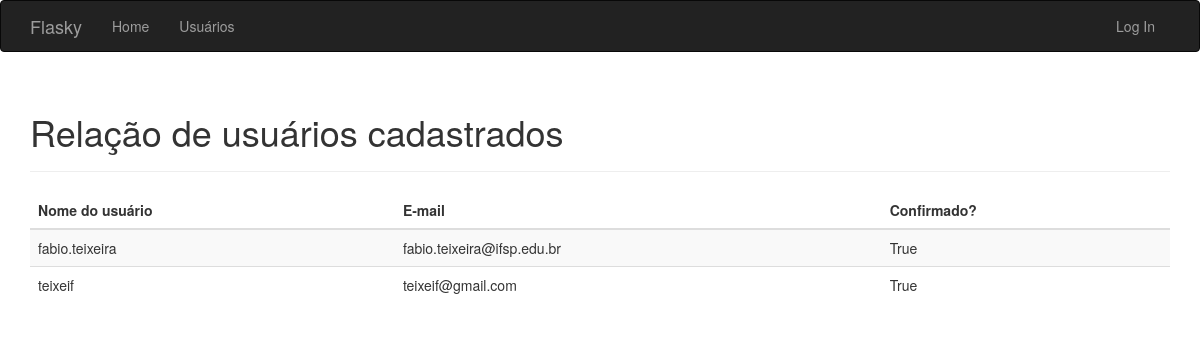
The page /usuarios on the database as committed earlier.
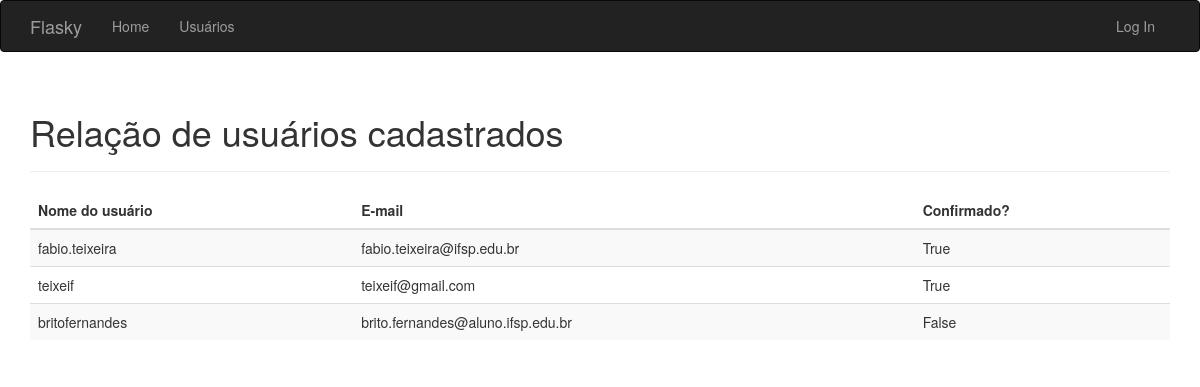
The same page on the database as committed later.
### app/models.py (models this page shows, shortened)
class User(UserMixin, db.Model):
    __tablename__ = 'users'
    id = db.Column(db.Integer, primary_key=True)
    email = db.Column(db.String(64), unique=True, index=True)
    username = db.Column(db.String(64), unique=True, index=True)
    role_id = db.Column(db.Integer, db.ForeignKey('roles.id'))
    password_hash = db.Column(db.String(128))
    confirmed = db.Column(db.Boolean, default=False)
    @property
    def password(self):
        raise AttributeError('password is not a readable attribute')

### app/main/views.py (the view)
@main.route('/usuarios')
def usuarios():
    users = User.query.all()
    return render_template('usuarios.html', users=users)

### app/auth/views.py (called while the page is built)
@auth.before_app_request
def before_request():
    if current_user.is_authenticated \
            and not current_user.confirmed \
            and request.endpoint \
            and request.blueprint != 'auth' \
            and request.endpoint != 'static':
        return redirect(url_for('auth.unconfirmed'))

### app/templates/usuarios.html (shortened to what this page needs)
{% extends "base.html" %}
{% block page_content %}
<div class="page-header">
    <h1>Relação de usuários cadastrados</h1>
</div>
<table class="table table-striped">
    <thead>
        <tr>
            <th>Nome do usuário</th>
            <th>E-mail</th>
            <th>Confirmado?</th>
        </tr>
    </thead>
    <tbody>
        {% for u in users %}
        <tr>
            <td>{{ u.username }}</td>
            <td>{{ u.email }}</td>
            <td>{{ 'True' if u.confirmed else 'False' }}</td>
        </tr>
        {% endfor %}
    </tbody>
</table>
{% endblock %}

### app/templates/base.html (shortened to what this page needs)
{% extends "bootstrap/base.html" %}
{% block head %}
{{ super() }}
{% endblock %}
{% block navbar %}
<div class="navbar navbar-inverse" role="navigation">
    <div class="container">
        <div class="navbar-header">
            <a class="navbar-brand" href="{{ url_for('main.index') }}">Flasky</a>
        </div>
        <div class="navbar-collapse collapse">
            <ul class="nav navbar-nav">
                <li><a href="{{ url_for('main.index') }}">Home</a></li>
                <li><a href="{{ url_for('main.usuarios') }}">Usuários</a></li>
            </ul>
            <ul class="nav navbar-nav navbar-right">
                {% if current_user.is_authenticated %}
                <li class="dropdown">
                    <a href="#" class="dropdown-toggle" data-toggle="dropdown">Account <b class="caret"></b></a>
                    <ul class="dropdown-menu">
                        <li><a href="{{ url_for('auth.change_password') }}">Change Password</a></li>
                        <li><a href="{{ url_for('auth.change_email_request') }}">Change Email</a></li>
                        <li><a href="{{ url_for('auth.logout') }}">Log Out</a></li>
                    </ul>
                </li>
                {% else %}
                <li><a href="{{ url_for('auth.login') }}">Log In</a></li>
                {% endif %}
            </ul>
        </div>
    </div>
</div>
{% endblock %}
{% block content %}
<div class="container">
    {% block page_content %}{% endblock %}
</div>
{% endblock %}

Rows that differ between the two databases and show on the page:
added User: username "britofernandes", email "brito.fernandes@aluno.ifsp.edu.br", confirmed "False"
